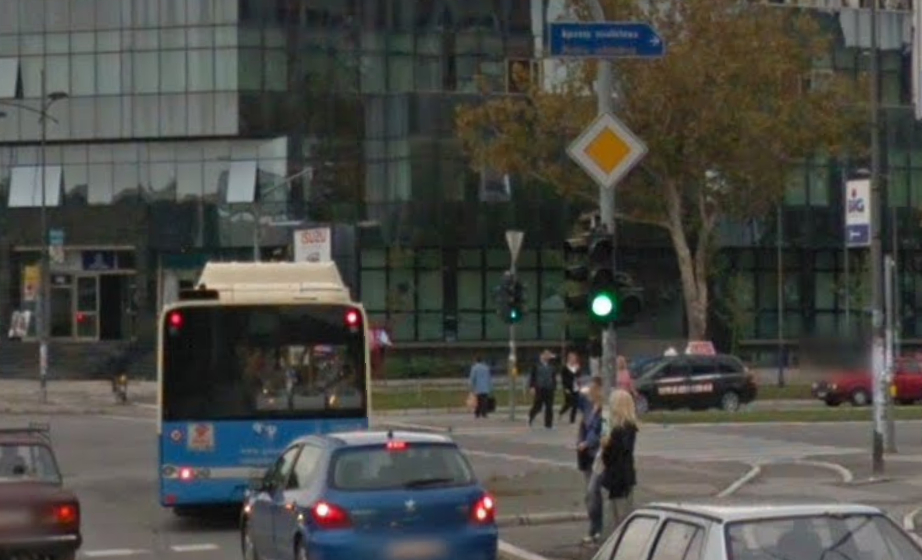
//> input picture data/white/priority.jpg, 922 x 560 px
$ ./main   (built with g++ and OpenCV 4)
//> lines starting //> are read from the running program, lines starting //| are printed output that depends on the picture; after the words box and inside, x2 and y2 are one past the last pixel; in counts of white or black regions, pixels touching at a corner belong together
//> further down, src is the input picture: 560 rows x 922 cols, CV_8UC3; mean B, G, R 69.6, 74.1, 73.6
#include "Enums.hpp"

#include <visualizer.hpp>

#include <iostream>
#include <cstdlib>
#include <string>
using namespace std;

#include <unistd.h>

#define DEBUG(x) do{ std::cout << #x << " = " << x << std::endl; }while(0)

#include "opencv2/opencv.hpp"
using namespace cv;

//RED
#define RED_H_MIN_1 0
#define RED_H_MAX_1 15
#define RED_H_MIN_2 159
#define RED_H_MAX_2 180
#define RED_S_MIN 132
#define RED_S_MAX 255
#define RED_V_MIN 69
#define RED_V_MAX 255

//BLUE
#define BLUE_H_MIN 97
#define BLUE_H_MAX 118
#define BLUE_S_MIN 57
#define BLUE_S_MAX 255
#define BLUE_V_MIN 77
#define BLUE_V_MAX 255

//YELLOW
#define YELLOW_H_MIN 10
#define YELLOW_H_MAX 50
#define YELLOW_S_MIN 70
#define YELLOW_S_MAX 255
#define YELLOW_V_MIN 50
#define YELLOW_V_MAX 255

//GREEN
#define GREEN_H_MIN 60
#define GREEN_H_MAX 120
#define GREEN_S_MIN 60
#define GREEN_S_MAX 130
#define GREEN_V_MIN 40
#define GREEN_V_MAX 100

//WHITE
#define WHITE_H_MIN 25
#define WHITE_H_MAX 40
#define WHITE_S_MIN 1
#define WHITE_S_MAX 20
#define WHITE_V_MIN 30
#define WHITE_V_MAX 255


void drawPoints(Mat img, vector<Point> points, Scalar color){
	for(int i = 0; i< points.size(); i++){
		circle(img, points[i], 5, color, FILLED);
		putText(img, to_string(i), points[i], FONT_HERSHEY_PLAIN, 3, color, 3);
	}
}

Mat findColor(Mat img, int hmin1, int hmax1, int hmin2, int hmax2, int smin, int smax, int vmin, int vmax){
//> called with hmin1 = 0, hmax1 = 15, hmin2 = 159, hmax2 = 180, smin = 132, smax = 255, vmin = 69, vmax = 255

	Mat hsvMask, hsvMask1, hsvMask2, imgHSV;

	cvtColor(img,imgHSV,COLOR_BGR2HSV);//konverzija u hsv prostor
//> imgHSV: 672 rows x 1106 cols, CV_8UC3; mean H, S, V 56.6, 50.4, 79.6

	Scalar lower_1(hmin1, smin, vmin);
	Scalar upper_1(hmax1, smax, vmax);
	Scalar lower_2(hmin2, smin, vmin);
	Scalar upper_2(hmax2, smax, vmax);
	inRange(imgHSV,lower_1,upper_1,hsvMask1);
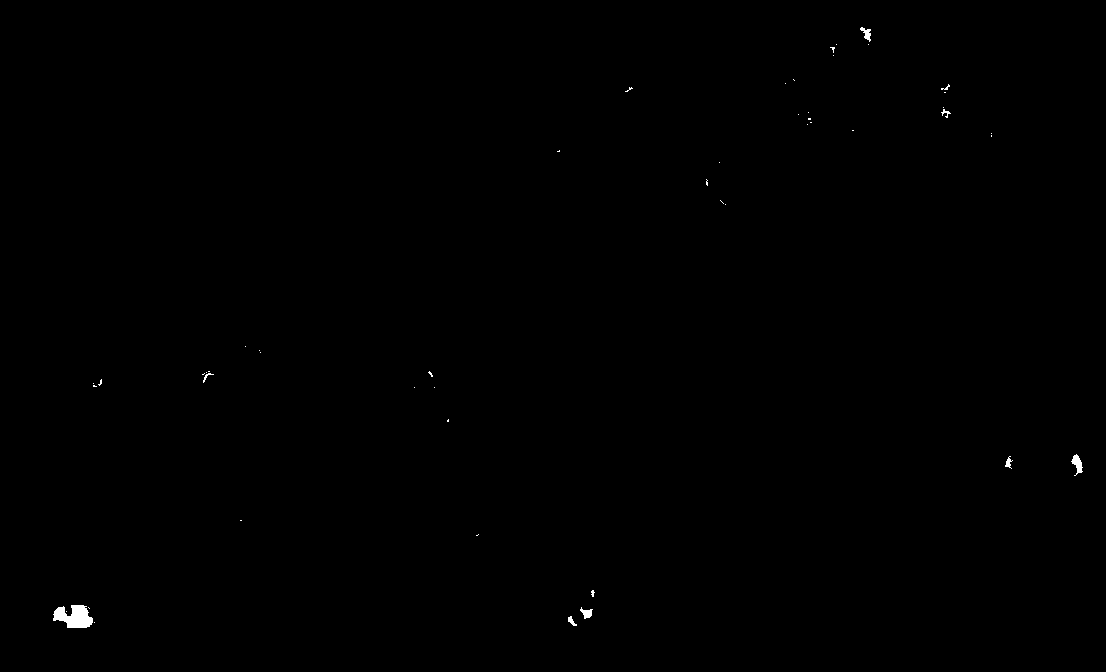
//> hsvMask1: 672 rows x 1106 cols, CV_8UC1; 0.17% white; 50 white regions (41 under 20 px), largest, box (x1, y1, x2, y2) and area: (53, 605, 93, 628) 630, (1071, 454, 1083, 476) 129, (580, 607, 593, 619) 82
	inRange(imgHSV, lower_2, upper_2, hsvMask2);
//> hsvMask2: 672 rows x 1106 cols, CV_8UC1; 0.42% white; 17 white regions (6 under 20 px), largest, box (x1, y1, x2, y2) and area: (373, 606, 419, 634) 798, (1076, 446, 1106, 474) 624, (1009, 451, 1044, 470) 425

	hsvMask=hsvMask1 | hsvMask2;
//> hsvMask: 672 rows x 1106 cols, CV_8UC1; 0.59% white; 48 white regions (35 under 20 px), largest, box (x1, y1, x2, y2) and area: (373, 606, 419, 634) 798, (1071, 446, 1106, 476) 753, (53, 605, 93, 628) 724

	return hsvMask;
}


Mat getEdges(Mat hsvMask){
	Mat imgCanny;

	GaussianBlur(hsvMask,hsvMask,Size(3,3),20,5);//blur pred odredjivanje ivica
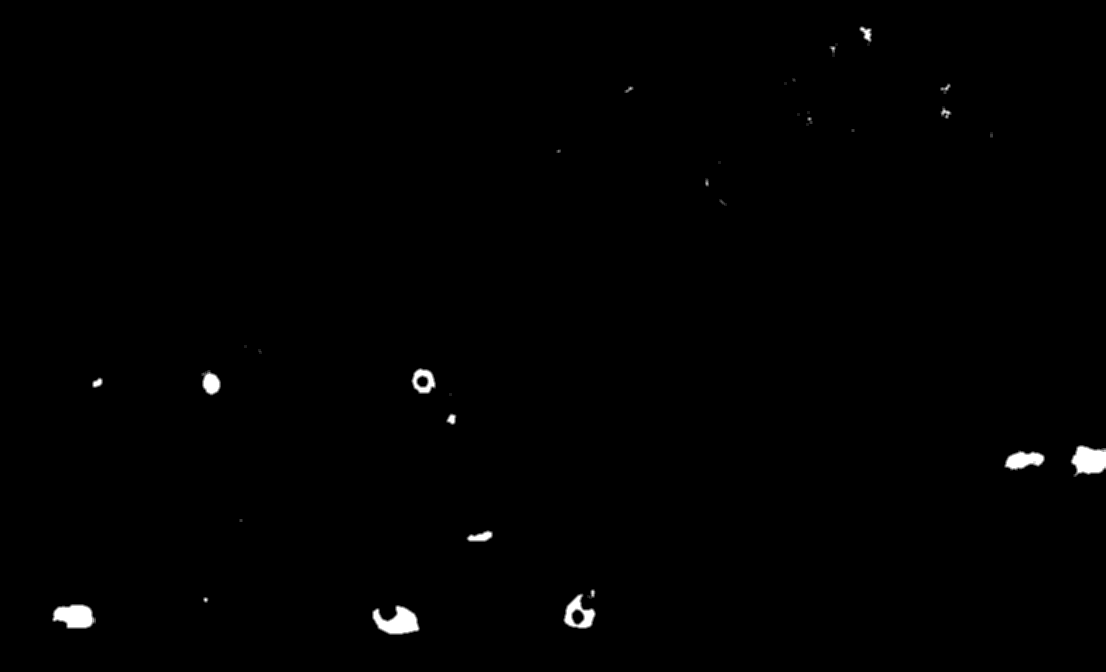
//> hsvMask: 672 rows x 1106 cols, CV_8UC1; min 0, max 255, mean 1.5
	Canny(hsvMask,imgCanny,100,300);// canny detektor ivica
//> imgCanny: 672 rows x 1106 cols, CV_8UC1; 0.16% white in thin lines or dots, all inside (x1, y1, x2, y2) = (53, 27, 1106, 634)
	Mat kernel=getStructuringElement(MORPH_RECT,Size(7,7));// kernel za naglasavanje ivica
	dilate(imgCanny,imgCanny,kernel);// dilate nam poboljsa vidljivost ivica
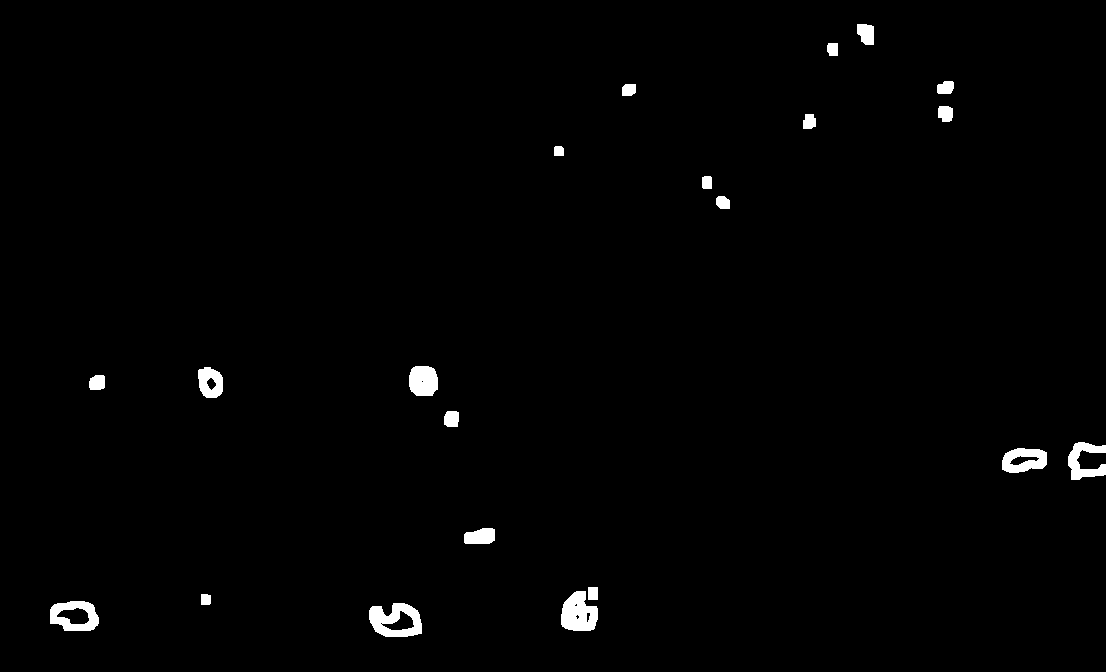
//> imgCanny: 672 rows x 1106 cols, CV_8UC1; 1.2% white; 21 white regions

	return imgCanny;
}

int cut_size = 0;

void draw_and_crop_Contours(Mat ivice, Mat original){
	vector<vector<Point>> contours;
	vector<Vec4i> hierarchy;

	findContours(ivice,contours,hierarchy,RETR_EXTERNAL,CHAIN_APPROX_SIMPLE);
//> contours = 21 contours; largest, box (x1, y1, x2, y2) and area: (369, 603, 422, 637) 1337, (50, 601, 99, 631) 1158, (561, 591, 598, 631) 1052, (1002, 448, 1047, 473) 860, (409, 366, 438, 396) 714

	vector<vector<Point>> conPoly(contours.size());
//> conPoly = 21 empty contours
	vector<Rect> boundRect(contours.size());
	Mat ogCopy(original);
	Mat mask = Mat::zeros(original.rows, original.cols, CV_8UC1);
	Mat anumeracija;
	resize(original, anumeracija,Size(), 1, 1);
	for(int i=0;i<contours.size();i++){
		int area=contourArea(contours[i]);
		if(area<1000) continue;
		float peri=arcLength(contours[i],true);
		approxPolyDP(contours[i],conPoly[i],0.025*peri,true);

		if((conPoly[i].size() != 3) && (conPoly[i].size() != 4) && (conPoly[i].size() != 8)) continue;

		drawContours(mask, contours, i, Scalar(255), CV_FILLED);
		drawContours(original,contours,i,Scalar(161, 111, 245),5);
		boundRect[i] = boundingRect(conPoly[i]);

		drawPoints(anumeracija, conPoly[i], Scalar(0,255,0));

		Mat crop(ogCopy.rows, ogCopy.cols, CV_8UC3);
		crop.setTo(Scalar(161, 111, 245));
		ogCopy.copyTo(crop,mask);
		normalize(mask.clone(), mask, 0.0, 255.0, CV_MINMAX, CV_8UC1);

		Mat imgcrop=crop(boundRect[i]);
		imshow("cut"+ to_string(cut_size),imgcrop);
		cut_size += 1;
		imshow("Slika sa maskiranom pozadinom",crop);
		imshow("Slika sa anumiranim konturama", anumeracija);
	}
//> this loop made 21 passes
//> (area, peri, cut_size) on passes 2, 4: (1157, 139.4, 1), (1052, 136.4, 2)
//> (area, peri) on pass 1: (1337, 167.7)
//> pass 2, in draw_and_crop_Contours, `Mat imgcrop=crop(boundRect[i]);`:
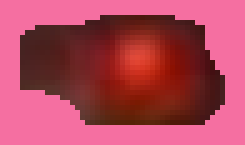
//> imgcrop: 29 rows x 49 cols, CV_8UC3 (shown 5 times larger); mean B, G, R 90.7, 70.5, 175
//> after the loop:
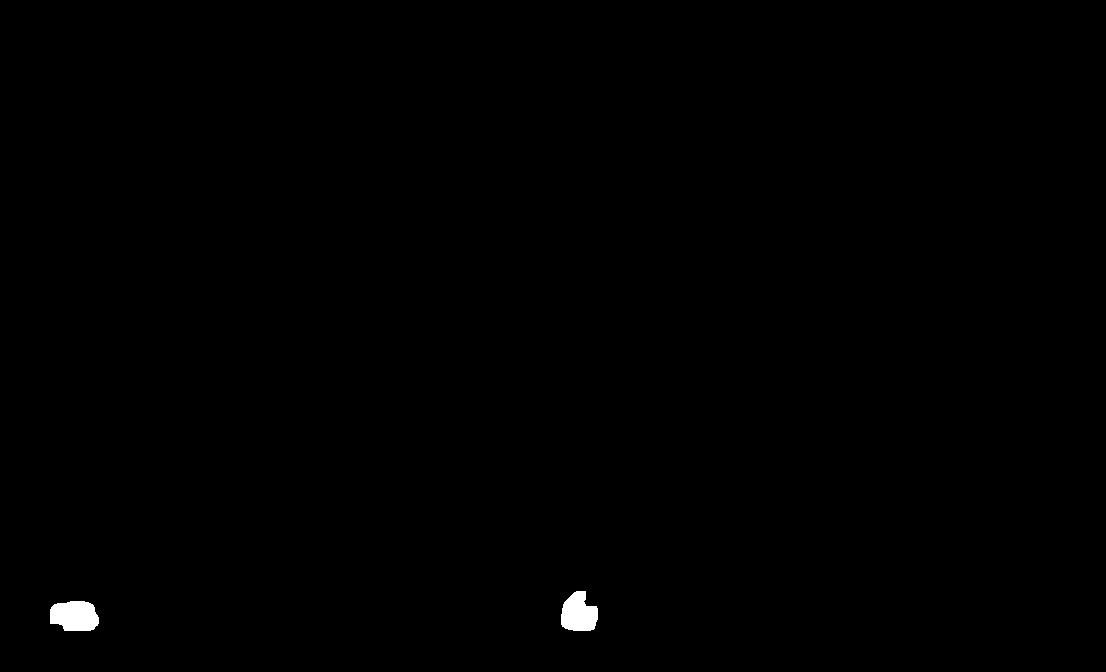
//> mask: 672 rows x 1106 cols, CV_8UC1; 0.31% white; 2 white regions, box (x1, y1, x2, y2) and area: (50, 601, 99, 631) 1223, (561, 591, 598, 631) 1115
//> after the loop:
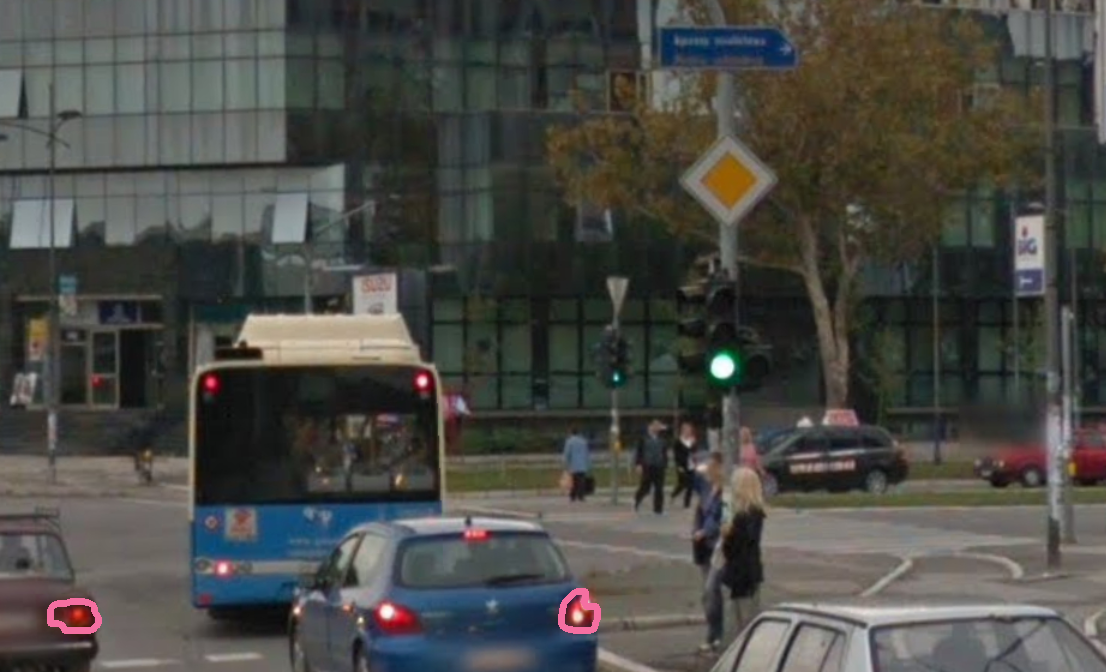
//> original: 672 rows x 1106 cols, CV_8UC3; mean B, G, R 69.7, 74.1, 73.9
//> after the loop:
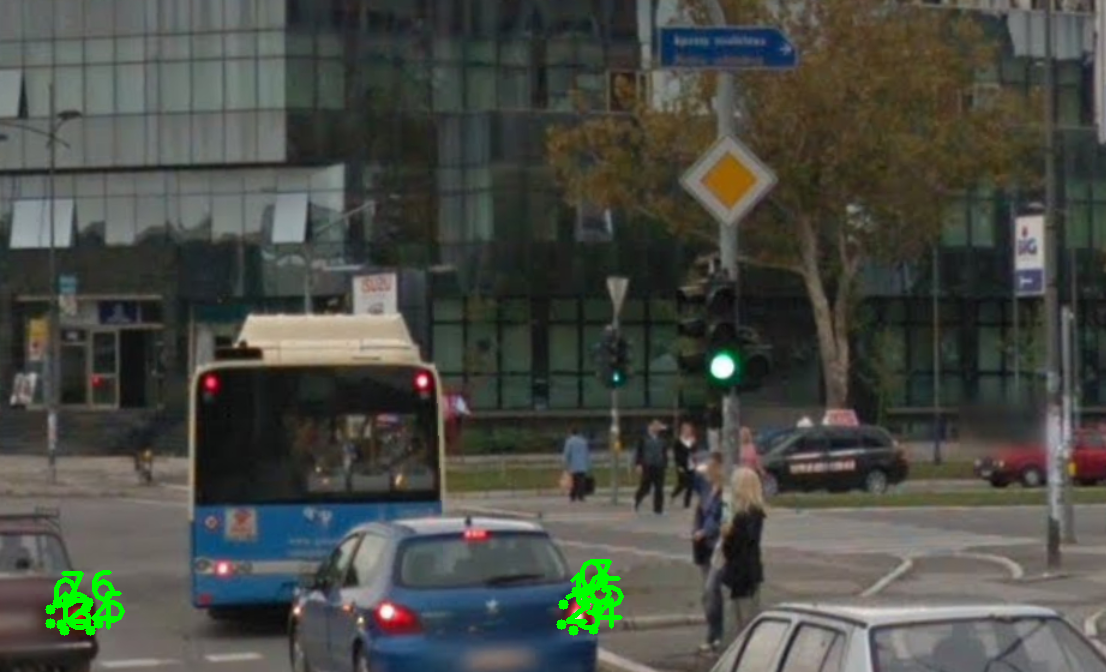
//> anumeracija: 672 rows x 1106 cols, CV_8UC3; mean B, G, R 69, 75.2, 72.8
//> after the loop, cut_size = 2
}


int main() {
	Mat src, ImgOriginal, imgCanny, hsvMask;
	int hmin1, hmax1, hmin2, hmax2, smin, smax, vmin, vmax;

	// [16 lines of commented-out code are left out]
	src = cv::imread("data/white/priority.jpg");

	// [5 lines of commented-out code are left out]

	if(src.empty()) throw runtime_error("Cannot open image!");

	namedWindow("Trackbars", (200, 200));

	string s_w = "0 : RED\n1 : BLUE\n2 : GREEN\n3 : YELLOW\n4 : WHITE";
	createTrackbar(s_w, "Trackbars", 0, 4);
	setTrackbarPos(s_w, "Trackbars", 0);

	string r_w = "Resize";
	createTrackbar(r_w, "Trackbars", 0, 10);
	setTrackbarPos(r_w, "Trackbars", 5);


	while(true){
		int s_b = getTrackbarPos(s_w, "Trackbars");

		switch(s_b){
			case 0: //red
				hmin1 = RED_H_MIN_1;
				hmax1 = RED_H_MAX_1;
				hmin2 = RED_H_MIN_2;
				hmax2 = RED_H_MAX_2;
				smin = RED_S_MIN;
				smax = RED_S_MAX;
				vmin = RED_V_MIN;
				vmax = RED_V_MAX;
				break;
			case 1://blue
				hmin1 = BLUE_H_MIN;
				hmax1 = BLUE_H_MAX;
				hmin2 = 0;
				hmax2 = 0;
				smin = BLUE_S_MIN;
				smax = BLUE_S_MAX;
				vmin = BLUE_V_MIN;
				vmax = BLUE_V_MAX;
				break;
			case 2://green
				hmin1 = GREEN_H_MIN;
				hmax1 = GREEN_H_MAX;
				hmin2 = 0;
				hmax2 = 0;
				smin = GREEN_S_MIN;
				smax = GREEN_S_MAX;
				vmin = GREEN_V_MIN;
				vmax = GREEN_V_MAX;
				break;
			case 3://yellow
				hmin1 = YELLOW_H_MIN;
				hmax1 = YELLOW_H_MAX;
				hmin2 = 0;
				hmax2 = 0;
				smin = YELLOW_S_MIN;
				smax = YELLOW_S_MAX;
				vmin = YELLOW_V_MIN;
				vmax = YELLOW_V_MAX;
				break;
			case 4://white
				hmin1 = WHITE_H_MIN;
				hmax1 = WHITE_H_MAX;
				hmin2 = 0;
				hmax2 = 0;
				smin = WHITE_S_MIN;
				smax = WHITE_S_MAX;
				vmin = WHITE_V_MIN;
				vmax = WHITE_V_MAX;
				break;
			default:

				break;
		}

		int r_b = getTrackbarPos(r_w, "Trackbars") + 1;

		resize(src,ImgOriginal,Size(), r_b*0.2, r_b*0.2);

		hsvMask = findColor(ImgOriginal, hmin1, hmax1, hmin2, hmax2, smin, smax, vmin, vmax);

		imgCanny = getEdges(hsvMask);

		draw_and_crop_Contours(imgCanny, ImgOriginal);

		imshow("Originalna slika",ImgOriginal);
		imshow("Canny", imgCanny);
		waitKey(0);
		destroyWindow("Originalna slika");
		destroyWindow("Canny");
		destroyWindow("Slika sa maskiranom pozadinom");
		destroyWindow("Slika sa anumiranim konturama");
		while(cut_size >= 0){
			destroyWindow("cut"+ to_string(cut_size));
			cut_size -= 1;
		}
//> this loop made 3 passes
//> cut_size on passes 1 to 3: 1, 0, -1
//> after the loop, cut_size = -1
		cut_size = 0;
	}

	return 0;
}
